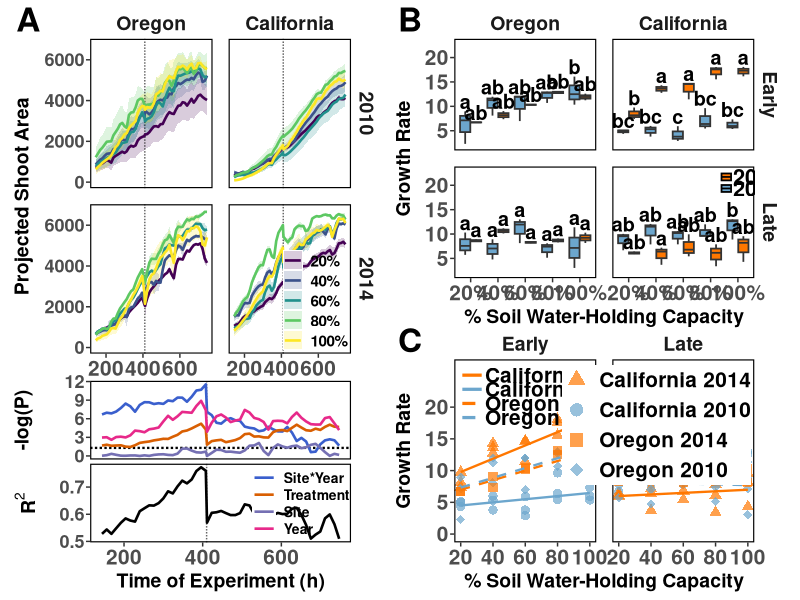
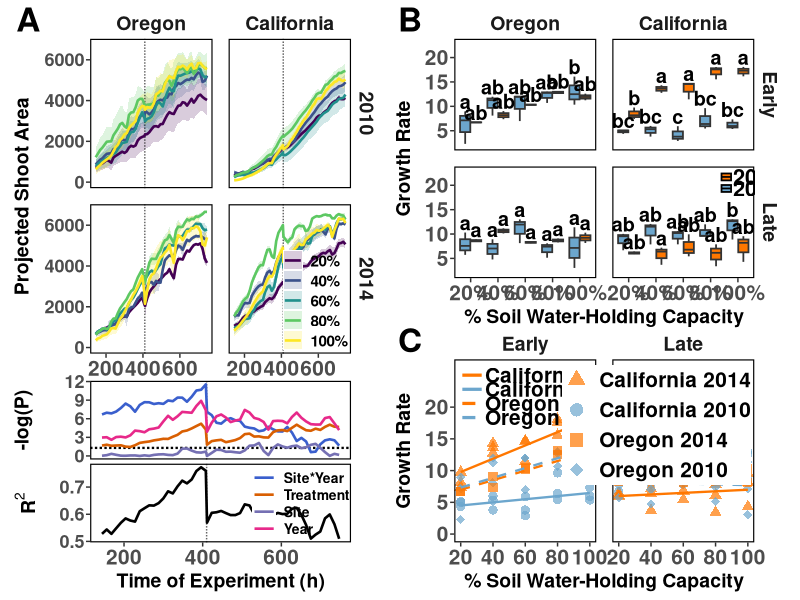

Reproduce these figures in R, in order.
##################################################################################
## Fig 1: Projected Shoot Area (A), Growth Rate Boxplots (B), Growth Rate vs SWHC (C)
## In format for paper
##
###################################################################################
#Import libraries
library(tidyverse)
library(car)
library(patchwork)   # needs ggplot2 >= 3.5.0 for legend.position.inside
library(multcompView) # multcompLetters() for the Tukey letters in B

#Import Data
PS2_all <- read_csv("data/PS2_all.csv") %>%
  mutate(Treatment = factor(Treatment, levels = c("20%", "40%", "60%", "80%", "100%")),
         Timepoint = factor(Timepoint, levels = c("Early", "Late")),
         Year      = factor(Year, levels = c(2010, 2014)),
         Site      = factor(Site, levels = c("Oregon", "California")))

GR_all <- read_csv("data/GR_all.csv") %>%
  mutate(SWHC      = parse_number(Treatment),                        # 20, 40, ... 100 for regression in C
         Treatment = factor(Treatment, levels = c("20%", "40%", "60%", "80%", "100%")),
         Timepoint = factor(Timepoint, levels = c("Early", "Late")),
         Year      = factor(Year, levels = c(2010, 2014)),
         Site      = factor(Site, levels = c("Oregon", "California")))

#Overall model
mod_PSA <- lm(PSA ~ Site * Year + Treatment, data = PS2_all)
Anova(mod_PSA)

############################################################################################################
#Shared theme (used by A, B and C)

fig_theme <- theme_bw() + theme(
  panel.grid = element_blank(),
  panel.border = element_rect(color = "black", fill = NA, linewidth = 0.8),
  panel.spacing = unit(0.8, "lines"),
  axis.text = element_text(size = 12, face = "bold"),
  axis.text.y = element_text(size = 12, face = "bold", margin = margin(r = 1)),
  axis.title = element_text(color = "black", size = 14, face = "bold"),
  axis.title.y = element_text(color = "black", size = 14, face = "bold", margin = margin(r = 2)),
  axis.ticks.length = unit(3, "pt"),
  legend.title = element_blank(),
  legend.text = element_text(size = 11, face = "bold"),
  legend.key.size = unit(1, "lines"),
  legend.margin = margin(0, 0, 0, 0),
  legend.spacing.y = unit(0, "pt"),
  legend.justification = c(0, 0.5),
  strip.text = element_text(size = 14, face = "bold"),
  strip.background = element_blank(),
  plot.tag = element_text(size = 24, face = "bold", hjust = 0, vjust = 1),
  plot.tag.location = "plot",
  plot.tag.position = c(0.005, 1),
  plot.margin = margin(t = 0, r = 5, b = 0, l = 5)
)

# Larger x and y tick labels, plus a little more space between the y-axis title and the axis (B and C only)
tick_size_BC <- 15   # >>> tick label size for B and C; adjust here <<<
ytitle_gap_BC <- 7   # >>> gap (pt) between the y-axis title and the tick labels in B and C; adjust here <<<
tick_theme_BC <- theme(
  axis.text.x = element_text(size = tick_size_BC, face = "bold"),
  axis.text.y = element_text(size = tick_size_BC, face = "bold", margin = margin(r = 1)),
  axis.title.y = element_text(color = "black", size = 14, face = "bold", margin = margin(r = ytitle_gap_BC))
)

# Larger x tick labels for the A panels
tick_size_A <- 15    # >>> x tick label size for A; adjust here <<<
tick_theme_A <- theme(
  axis.text.x = element_text(size = tick_size_A, face = "bold")
)

# Larger y tick labels for all three A graphs
tick_size_A_y <- 13  # >>> y tick label size for all of A; adjust here <<<
tick_theme_A_y <- theme(
  axis.text.y = element_text(size = tick_size_A_y, face = "bold", margin = margin(r = 1))
)

# Extra gap between the y-axis title and the tick labels on the upper A graph
ytitle_gap_A <- 8    # >>> gap (pt) for the upper A graph's y title; adjust here <<<

# Pull the y titles of the middle (-log(P)) and lower (R2) A graphs in toward the axis
ytitle_gap_A_lower <- -4   # >>> pt; negative moves the title inward. Try -2 for less, -6 for more <<<

############################################################################################################
#Fig 1A - Projected Shoot Area over time, with P-values and adjusted R2 across TOE

PSA_summ <- PS2_all %>%
  group_by(Site, Year, Treatment, TOE) %>%
  summarise(mean_PSA = mean(PSA, na.rm = TRUE),
            se_PSA   = sd(PSA, na.rm = TRUE) / sqrt(sum(!is.na(PSA))),
            .groups = "drop")

PSA_plot <- ggplot(PSA_summ, aes(x = TOE, y = mean_PSA, color = Treatment, fill = Treatment, group = Treatment)) +
  geom_ribbon(aes(ymin = mean_PSA - se_PSA, ymax = mean_PSA + se_PSA), alpha = 0.2, color = NA) +
  geom_vline(xintercept = 410, color = "black", linetype = "11",
             linewidth = 0.5, alpha = 0.6, show.legend = FALSE) +
  geom_line(linewidth = 0.9) +
  facet_grid(Year ~ Site) +
  scale_color_viridis_d() +
  scale_fill_viridis_d() +
  labs(x = NULL, y = "Projected Shoot Area", tag = "A") +
  fig_theme + tick_theme_A + tick_theme_A_y +
  theme(axis.title.y = element_text(color = "black", size = 14, face = "bold",
                                    margin = margin(r = ytitle_gap_A)),
        legend.position = "inside",
        legend.position.inside = c(0.99, 0.01),   # bottom right of California 2014; adjust x/y here
        legend.justification = c(1, 0),
        legend.background = element_blank())

fit_one <- function(d) {
  m <- lm(PSA ~ Site * Year + Treatment, data = d,
          contrasts = list(Site = "contr.sum", Year = "contr.sum", Treatment = "contr.sum"))
  a <- as.data.frame(Anova(m, type = 3)) %>%
    rownames_to_column("Term") %>%
    filter(Term %in% c("Site", "Year", "Treatment", "Site:Year")) %>%
    select(Term, P = `Pr(>F)`)
  a$adjR2 <- summary(m)$adj.r.squared
  a
}

toe_stats <- PS2_all %>%
  group_by(TOE) %>%
  group_modify(~ tryCatch(fit_one(.x),
                          error = function(e) tibble(Term = NA_character_, P = NA_real_, adjR2 = NA_real_))) %>%
  ungroup() %>%
  filter(!is.na(Term)) %>%
  mutate(Term = factor(Term, levels = c("Site:Year", "Treatment", "Site", "Year")),
         negLogP = -log10(P))

term_cols   <- c("Site:Year" = "royalblue3", "Treatment" = "#D95F02",
                 "Site" = "#7570B3", "Year" = "#E7298A")
term_labels <- c("Site:Year" = "Site*Year", "Treatment" = "Treatment",
                 "Site" = "Site", "Year" = "Year")

#Middle: -log10(P); its legend is drawn inside the R2 graph below, so none here
P_plot <- ggplot(toe_stats, aes(x = TOE, y = negLogP, color = Term)) +
  geom_hline(yintercept = -log10(0.05), color = "black", linetype = "11", linewidth = 0.8) +
  geom_vline(xintercept = 410, color = "black", linetype = "11",
             linewidth = 0.5, alpha = 0.6, show.legend = FALSE) +
  geom_line(linewidth = 0.9, linetype = "solid") +
  scale_color_manual(values = term_cols, labels = term_labels) +
  labs(x = NULL, y = "-log(P)") +
  fig_theme + tick_theme_A_y +
  theme(legend.position = "none",
        axis.title.y = element_text(color = "black", size = 14, face = "bold",
                                    margin = margin(r = ytitle_gap_A_lower)),
        axis.text.x = element_blank(),
        axis.ticks.x = element_blank())

#Bottom: adjusted R2, carrying the legend for the P-value lines above it.
#The invisible layer (all-NA y, so nothing is drawn) only exists to create the legend entries.
R2_plot <- toe_stats %>% distinct(TOE, adjR2) %>%
  ggplot(aes(x = TOE, y = adjR2)) +
  geom_vline(xintercept = 410, color = "black", linetype = "11",
             linewidth = 0.5, alpha = 0.6, show.legend = FALSE) +
  geom_line(linewidth = 0.9) +
  geom_line(data = toe_stats %>% mutate(adjR2 = NA_real_),
            aes(color = Term), linewidth = 0.9, na.rm = TRUE) +
  scale_color_manual(values = term_cols, labels = term_labels) +
  labs(x = "Time of Experiment (h)", y = expression(bold(R^2))) +
  fig_theme + tick_theme_A + tick_theme_A_y +
  theme(axis.title.y = element_text(color = "black", size = 14, face = "bold",
                                    margin = margin(r = ytitle_gap_A_lower)),
        legend.position = "inside",
        legend.position.inside = c(0.995, 0.93),   # upper right of R2; adjust x/y here
        legend.justification = c(1, 1),
        legend.background = element_blank(),
        legend.text = element_text(size = 10, face = "bold"),
        legend.key.size = unit(0.85, "lines"),
        legend.key.width = unit(1.2, "lines"))

col_A <- (PSA_plot / P_plot / R2_plot) + plot_layout(heights = c(4, 1, 1))

############################################################################################################
#Fig 1B - Growth rate box plots with Tukey letters
#Tukey: one ANOVA per Site x Timepoint panel across all 10 Treatment x Year groups

gr_letters <- GR_all %>%
  mutate(tgrp = paste(Treatment, Year, sep = "_")) %>%
  group_by(Site, Timepoint) %>%
  group_modify(function(d, key) {
    fit <- aov(GR ~ tgrp, data = d)
    tk  <- TukeyHSD(fit)$tgrp[, "p adj"]
    L   <- multcompLetters(tk)$Letters
    tibble(tgrp = names(L), Letters = unname(L))
  }) %>%
  ungroup()

# Letters sit just above the top of each box's data (including outliers)
y_rng <- diff(range(GR_all$GR, na.rm = TRUE))

GR_letter_pos <- GR_all %>%
  mutate(tgrp = paste(Treatment, Year, sep = "_")) %>%
  group_by(Site, Timepoint, Treatment, Year, tgrp) %>%
  summarise(top = max(GR, na.rm = TRUE), .groups = "drop") %>%
  left_join(gr_letters, by = c("Site", "Timepoint", "tgrp")) %>%
  mutate(y = top + 0.03 * y_rng)

# Shared y range with headroom at the top, where the legend sits (California, Late panel)
y_lo <- min(GR_all$GR, na.rm = TRUE) - 0.02 * y_rng
y_hi <- max(GR_all$GR, na.rm = TRUE) + 0.30 * y_rng

# Hand-drawn legend, stacked vertically (2014 above 2010), top right of the California / Late panel only
lb_site <- factor("California", levels = levels(GR_all$Site))
lb_time <- factor("Late",       levels = levels(GR_all$Timepoint))
key_h   <- 0.045 * y_rng                                   # half-height of each legend key
lb_mid14 <- y_hi - 0.07 * y_rng                            # >>> move legend up/down: edit these two rows <<<
lb_mid10 <- y_hi - 0.22 * y_rng
key_x0 <- 4.40; key_x1 <- 4.75; txt_x <- 4.82              # >>> move legend left/right: edit these <<<

lb_keys <- tibble(Site = lb_site, Timepoint = lb_time,
                  Year = c("2014", "2010"),
                  xmin = key_x0, xmax = key_x1,
                  mid  = c(lb_mid14, lb_mid10),
                  ymin = mid - key_h, ymax = mid + key_h)

Fig1B <- ggplot(GR_all, aes(x = Treatment, y = GR, fill = Year)) +
  geom_boxplot(position = position_dodge(width = 0.8), linewidth = 0.6, outlier.size = 1.2,
               fatten = 1) +                                   # median line same thickness as the box outline
  geom_text(data = GR_letter_pos,
            aes(x = Treatment, y = y, label = Letters, group = Year),
            position = position_dodge(width = 0.8),
            size = 5, fontface = "bold", vjust = 0, inherit.aes = FALSE) +
  # legend layers: colored key, horizontal median line through its middle, then the label
  geom_rect(data = lb_keys, aes(xmin = xmin, xmax = xmax, ymin = ymin, ymax = ymax, fill = Year),
            color = "black", linewidth = 0.6, inherit.aes = FALSE, show.legend = FALSE) +
  geom_segment(data = lb_keys, aes(x = xmin, xend = xmax, y = mid, yend = mid),
               color = "black", linewidth = 0.6, inherit.aes = FALSE) +
  geom_text(data = lb_keys, aes(x = txt_x, y = mid, label = Year),
            size = 5.5, fontface = "bold", hjust = 0, vjust = 0.5, inherit.aes = FALSE) +
  facet_grid(Timepoint ~ Site) +
  scale_fill_manual(values = c("2010" = "skyblue3", "2014" = "#FF7700")) +
  scale_y_continuous(breaks = c(0, 5, 10, 15, 20)) +
  coord_cartesian(ylim = c(y_lo, y_hi)) +
  labs(x = "% Soil Water-Holding Capacity", y = "Growth Rate", tag = "B") +
  fig_theme + tick_theme_BC +
  theme(legend.position = "none")

############################################################################################################
#Fig 1C - Growth rate regressed on % Soil Water-Holding Capacity within each Site x Year group, Early and Late

# One group per Site x Year; color = Year (2010 skyblue3, 2014 #FF7700), a unique shape for each of the four groups,
# and linetype = Site (California solid, Oregon dashed)
grp_levels <- c("California 2014", "California 2010", "Oregon 2014", "Oregon 2010")
grp_cols   <- c("California 2014" = "#FF7700", "California 2010" = "skyblue3",
                "Oregon 2014"     = "#FF7700", "Oregon 2010"     = "skyblue3")
grp_shapes <- c("California 2014" = 17,   # filled triangle
                "California 2010" = 16,   # filled circle
                "Oregon 2014"     = 15,   # filled square
                "Oregon 2010"     = 18)   # filled diamond
grp_lines  <- c("California 2014" = "solid",  "California 2010" = "solid",
                "Oregon 2014"     = "dashed", "Oregon 2010"     = "dashed")

GR_C <- GR_all %>%
  mutate(grp = factor(paste(Site, Year), levels = grp_levels))

gr_head <- max(GR_C$GR, na.rm = TRUE) * 1.45

# Text size shared by BOTH legends (points legend in the theme, line legend in geom_text)
legend_txt_pt <- 15   # >>> legend text size in pt, used by both legends; adjust here <<<

# Line legend, hand-drawn in the white space of the Early (left) panel only
# (a ggplot legend cannot be placed in a single facet panel, so it is built from data, as in Fig 1B)
ln_leg <- tibble(grp       = factor(grp_levels, levels = grp_levels),
                 Timepoint = factor("Early", levels = levels(GR_all$Timepoint)),
                 y         = gr_head * (0.955 - 0.085 * (seq_along(grp_levels) - 1)))  # >>> row spacing: edit 0.085 <<<
ln_x0 <- 21; ln_x1 <- 33; ln_txt <- 35    # >>> line start, line end, text start (x units, % SWHC); adjust here <<<

# Points legend (ggplot legend, top right of the Late panel): the four shapes in their year colors
pt_guide <- guide_legend(ncol = 1, override.aes = list(size = 4.2, linetype = 0))

Fig1C <- ggplot(GR_C, aes(x = SWHC, y = GR, color = grp, shape = grp)) +
  geom_point(size = 2.8, alpha = 0.7) +
  geom_smooth(aes(linetype = grp), method = "lm", se = FALSE, formula = y ~ x, linewidth = 0.8,
              show.legend = FALSE) +
  # hand-drawn line legend (Early panel only): line in the group's line type and color, then the group name
  geom_segment(data = ln_leg, aes(x = ln_x0, xend = ln_x1, y = y, yend = y, color = grp, linetype = grp),
               linewidth = 1.1, inherit.aes = FALSE, show.legend = FALSE) +
  geom_text(data = ln_leg, aes(x = ln_txt, y = y, label = grp),
            size = legend_txt_pt / .pt, fontface = "bold", hjust = 0, vjust = 0.5,
            color = "black", inherit.aes = FALSE) +
  facet_wrap(~ Timepoint) +
  scale_color_manual(values = grp_cols,   breaks = grp_levels, name = NULL) +
  scale_shape_manual(values = grp_shapes, breaks = grp_levels, name = NULL) +
  scale_linetype_manual(values = grp_lines, breaks = grp_levels, name = NULL) +
  scale_x_continuous(breaks = c(20, 40, 60, 80, 100)) +
  scale_y_continuous(breaks = c(0, 5, 10, 15, 20)) +
  guides(color = pt_guide, shape = pt_guide, linetype = "none") +
  coord_cartesian(ylim = c(0, gr_head)) +
  labs(x = "% Soil Water-Holding Capacity", y = "Growth Rate", tag = "C") +
  fig_theme + tick_theme_BC +
  theme(legend.position = "inside",
        legend.position.inside = c(0.99, 0.97),   # top right of the Late panel; adjust x/y here
        legend.justification = c(1, 1),
        legend.background = element_rect(fill = "white", color = NA),
        legend.text = element_text(size = legend_txt_pt, face = "bold", color = "black"),
        legend.key.size = unit(1.5, "lines"),
        legend.spacing.y = unit(2, "pt"))

col_BC <- (Fig1B / Fig1C) + plot_layout(heights = c(1.7, 1.3))

############################################################################################################
#Combine: A on the left, B over C on the right

Fig1 <- (col_A | col_BC) + plot_layout(widths = c(1, 1.15))
Fig1

dir.create("paper_graphs", showWarnings = FALSE)
ggsave("paper_graphs/Fig1.pdf", Fig1, width = 18, height = 11, units = "in", device = "pdf")
